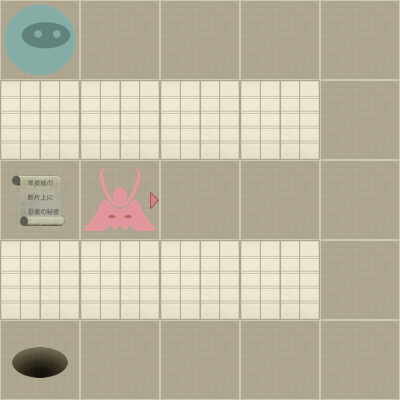

Rendered tile map (Tiled .tmx) drawn with the repository's tilesets; below, a short description and the map source with its tile grids summarised:
An orthogonal 5x5 tile map with 80x80 px tiles, 2 tile layers (Level, Actors).

<map version="1.0" orientation="orthogonal" width="5" height="5" tilewidth="80" tileheight="80">
 <properties>
  <property name="moves" value="12" />
 </properties>
 <tileset firstgid="1" name="tiles" tilewidth="80" tileheight="80" spacing="2" margin="2">
  <image source="tiles-ipad.png" width="512" height="512" />
  <tile id="0">
   <properties>
    <property name="actor" value="exit" />
   </properties>
  </tile>
  <tile id="2">
   <properties>
    <property name="actor" value="guard" />
    <property name="direction" value="down" />
   </properties>
  </tile>
  <tile id="3">
   <properties>
    <property name="actor" value="guard" />
    <property name="direction" value="left" />
   </properties>
  </tile>
  <tile id="4">
   <properties>
    <property name="actor" value="guard" />
    <property name="direction" value="right" />
   </properties>
  </tile>
  <tile id="5">
   <properties>
    <property name="actor" value="guard" />
    <property name="direction" value="up" />
   </properties>
  </tile>
  <tile id="7">
   <properties>
    <property name="actor" value="player" />
   </properties>
  </tile>
  <tile id="8">
   <properties>
    <property name="actor" value="scroll" />
   </properties>
  </tile>
  <tile id="9">
   <properties>
    <property name="wall" value="1" />
   </properties>
  </tile>
 </tileset>
 <layer name="Level" width="5" height="5">
  <data>[25 cells, 25 non-empty, 2 distinct tile ids]</data>
 </layer>
 <layer name="Actors" width="5" height="5">
  <data>[25 cells, 4 non-empty, 4 distinct tile ids]</data>
 </layer>
</map>
